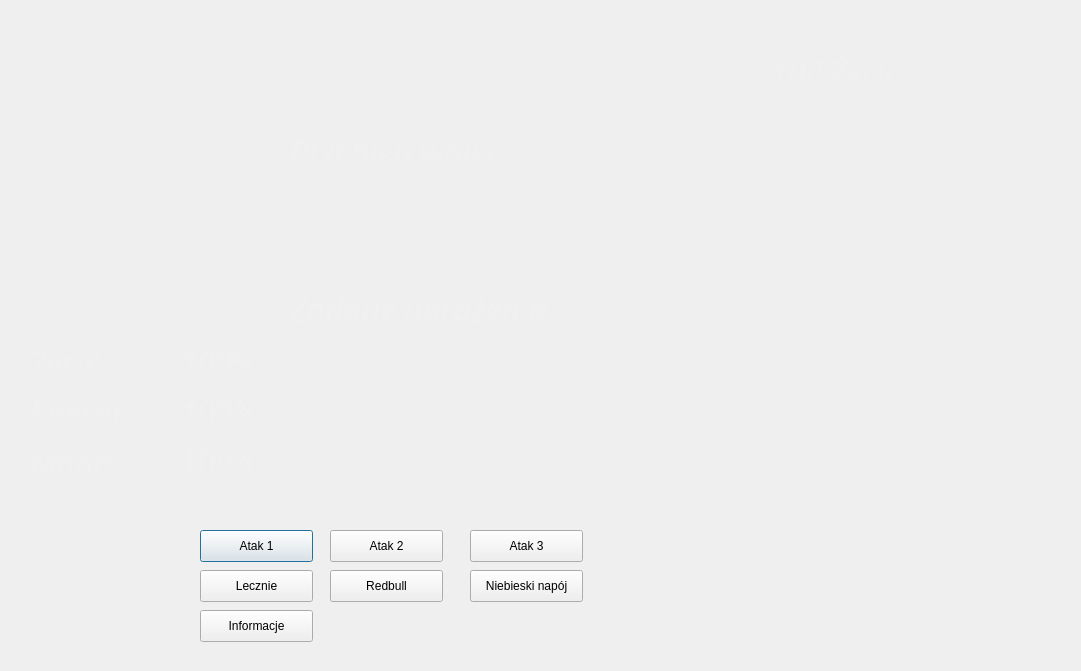
<?xml version="1.0" encoding="UTF-8"?>
<ui version="4.0">
 <class>fightArea</class>
 <widget class="QDialog" name="fightArea">
  <property name="geometry">
   <rect>
    <x>0</x>
    <y>0</y>
    <width>1081</width>
    <height>671</height>
   </rect>
  </property>
  <property name="windowTitle">
   <string>Dialog</string>
  </property>
  <widget class="QLabel" name="background">
   <property name="geometry">
    <rect>
     <x>0</x>
     <y>0</y>
     <width>1081</width>
     <height>671</height>
    </rect>
   </property>
   <property name="text">
    <string>&lt;html&gt;&lt;head/&gt;&lt;body&gt;&lt;p&gt;&lt;img src=&quot;:/fightbackground.jpeg&quot;/&gt;&lt;/p&gt;&lt;/body&gt;&lt;/html&gt;</string>
   </property>
  </widget>
  <widget class="QLabel" name="picutreOfEnemy">
   <property name="geometry">
    <rect>
     <x>900</x>
     <y>30</y>
     <width>160</width>
     <height>160</height>
    </rect>
   </property>
   <property name="text">
    <string>&lt;html&gt;&lt;head/&gt;&lt;body&gt;&lt;p&gt;&lt;img src=&quot;:/dialog background.jpg&quot;/&gt;&lt;/p&gt;&lt;/body&gt;&lt;/html&gt;</string>
   </property>
  </widget>
  <widget class="QLabel" name="pictureOfPlayer">
   <property name="geometry">
    <rect>
     <x>20</x>
     <y>490</y>
     <width>160</width>
     <height>160</height>
    </rect>
   </property>
   <property name="text">
    <string>&lt;html&gt;&lt;head/&gt;&lt;body&gt;&lt;p&gt;&lt;img src=&quot;:/dialog background.jpg&quot;/&gt;&lt;/p&gt;&lt;/body&gt;&lt;/html&gt;</string>
   </property>
  </widget>
  <widget class="QLabel" name="energyLabel">
   <property name="geometry">
    <rect>
     <x>30</x>
     <y>390</y>
     <width>91</width>
     <height>31</height>
    </rect>
   </property>
   <property name="font">
    <font>
     <family>Avenir</family>
     <pointsize>24</pointsize>
     <italic>true</italic>
    </font>
   </property>
   <property name="text">
    <string>&lt;html&gt;&lt;head/&gt;&lt;body&gt;&lt;p&gt;&lt;span style=&quot; color:#f0f0f0;&quot;&gt;Energia&lt;/span&gt;&lt;/p&gt;&lt;/body&gt;&lt;/html&gt;</string>
   </property>
  </widget>
  <widget class="QLabel" name="manaLabel">
   <property name="geometry">
    <rect>
     <x>30</x>
     <y>440</y>
     <width>91</width>
     <height>31</height>
    </rect>
   </property>
   <property name="font">
    <font>
     <family>Avenir</family>
     <pointsize>24</pointsize>
     <italic>true</italic>
    </font>
   </property>
   <property name="text">
    <string>&lt;html&gt;&lt;head/&gt;&lt;body&gt;&lt;p&gt;&lt;span style=&quot; color:#f0f0f0;&quot;&gt;Mana&lt;/span&gt;&lt;/p&gt;&lt;/body&gt;&lt;/html&gt;</string>
   </property>
  </widget>
  <widget class="QLabel" name="healthLabel">
   <property name="geometry">
    <rect>
     <x>30</x>
     <y>340</y>
     <width>91</width>
     <height>31</height>
    </rect>
   </property>
   <property name="font">
    <font>
     <family>Avenir</family>
     <pointsize>24</pointsize>
     <italic>true</italic>
    </font>
   </property>
   <property name="text">
    <string>&lt;html&gt;&lt;head/&gt;&lt;body&gt;&lt;p&gt;&lt;span style=&quot; color:#f0f0f0;&quot;&gt;Życie&lt;/span&gt;&lt;/p&gt;&lt;/body&gt;&lt;/html&gt;</string>
   </property>
  </widget>
  <widget class="QLabel" name="opponentHealthLabel">
   <property name="geometry">
    <rect>
     <x>830</x>
     <y>50</y>
     <width>61</width>
     <height>31</height>
    </rect>
   </property>
   <property name="font">
    <font>
     <family>Avenir</family>
     <pointsize>24</pointsize>
     <italic>true</italic>
    </font>
   </property>
   <property name="layoutDirection">
    <enum>Qt::LeftToRight</enum>
   </property>
   <property name="text">
    <string>&lt;html&gt;&lt;head/&gt;&lt;body&gt;&lt;p align=&quot;right&quot;&gt;&lt;span style=&quot; color:#f0f0f0;&quot;&gt;Życie&lt;/span&gt;&lt;/p&gt;&lt;/body&gt;&lt;/html&gt;</string>
   </property>
  </widget>
  <widget class="QLabel" name="currentHealthLabel">
   <property name="geometry">
    <rect>
     <x>180</x>
     <y>340</y>
     <width>71</width>
     <height>31</height>
    </rect>
   </property>
   <property name="font">
    <font>
     <family>Avenir</family>
     <pointsize>24</pointsize>
     <italic>true</italic>
    </font>
   </property>
   <property name="text">
    <string>&lt;html&gt;&lt;head/&gt;&lt;body&gt;&lt;p&gt;&lt;span style=&quot; color:#f0f0f0;&quot;&gt;100%&lt;/span&gt;&lt;/p&gt;&lt;/body&gt;&lt;/html&gt;</string>
   </property>
  </widget>
  <widget class="QLabel" name="currentEnergyLabel">
   <property name="geometry">
    <rect>
     <x>180</x>
     <y>390</y>
     <width>71</width>
     <height>31</height>
    </rect>
   </property>
   <property name="font">
    <font>
     <family>Avenir</family>
     <pointsize>24</pointsize>
     <italic>true</italic>
    </font>
   </property>
   <property name="text">
    <string>&lt;html&gt;&lt;head/&gt;&lt;body&gt;&lt;p&gt;&lt;span style=&quot; color:#f0f0f0;&quot;&gt;100%&lt;/span&gt;&lt;/p&gt;&lt;/body&gt;&lt;/html&gt;</string>
   </property>
  </widget>
  <widget class="QLabel" name="currentManaLabel">
   <property name="geometry">
    <rect>
     <x>180</x>
     <y>440</y>
     <width>71</width>
     <height>31</height>
    </rect>
   </property>
   <property name="font">
    <font>
     <family>Avenir</family>
     <pointsize>24</pointsize>
     <italic>true</italic>
    </font>
   </property>
   <property name="text">
    <string>&lt;html&gt;&lt;head/&gt;&lt;body&gt;&lt;p&gt;&lt;span style=&quot; color:#f0f0f0;&quot;&gt;100%&lt;/span&gt;&lt;/p&gt;&lt;/body&gt;&lt;/html&gt;</string>
   </property>
  </widget>
  <widget class="QPushButton" name="attack1Button">
   <property name="geometry">
    <rect>
     <x>200</x>
     <y>530</y>
     <width>113</width>
     <height>32</height>
    </rect>
   </property>
   <property name="text">
    <string>Atak 1</string>
   </property>
  </widget>
  <widget class="QPushButton" name="attack2Button">
   <property name="geometry">
    <rect>
     <x>330</x>
     <y>530</y>
     <width>113</width>
     <height>32</height>
    </rect>
   </property>
   <property name="text">
    <string>Atak 2</string>
   </property>
  </widget>
  <widget class="QPushButton" name="attack3Button">
   <property name="geometry">
    <rect>
     <x>470</x>
     <y>530</y>
     <width>113</width>
     <height>32</height>
    </rect>
   </property>
   <property name="text">
    <string>Atak 3</string>
   </property>
  </widget>
  <widget class="QPushButton" name="treatmentButton">
   <property name="geometry">
    <rect>
     <x>200</x>
     <y>570</y>
     <width>113</width>
     <height>32</height>
    </rect>
   </property>
   <property name="text">
    <string>Lecznie</string>
   </property>
  </widget>
  <widget class="QPushButton" name="energyDrinkButton">
   <property name="geometry">
    <rect>
     <x>330</x>
     <y>570</y>
     <width>113</width>
     <height>32</height>
    </rect>
   </property>
   <property name="text">
    <string>Redbull</string>
   </property>
  </widget>
  <widget class="QPushButton" name="manaDrinkButton">
   <property name="geometry">
    <rect>
     <x>470</x>
     <y>570</y>
     <width>113</width>
     <height>32</height>
    </rect>
   </property>
   <property name="text">
    <string>Niebieski napój</string>
   </property>
  </widget>
  <widget class="QPushButton" name="informationButton">
   <property name="geometry">
    <rect>
     <x>200</x>
     <y>610</y>
     <width>113</width>
     <height>32</height>
    </rect>
   </property>
   <property name="text">
    <string>Informacje</string>
   </property>
  </widget>
  <widget class="QLabel" name="fightLabel">
   <property name="geometry">
    <rect>
     <x>290</x>
     <y>130</y>
     <width>231</width>
     <height>31</height>
    </rect>
   </property>
   <property name="font">
    <font>
     <family>Avenir</family>
     <pointsize>24</pointsize>
     <italic>true</italic>
    </font>
   </property>
   <property name="text">
    <string>&lt;html&gt;&lt;head/&gt;&lt;body&gt;&lt;p&gt;&lt;span style=&quot; color:#f0f0f0;&quot;&gt;Przebieg walki&lt;/span&gt;&lt;/p&gt;&lt;/body&gt;&lt;/html&gt;</string>
   </property>
  </widget>
  <widget class="QLabel" name="background2">
   <property name="geometry">
    <rect>
     <x>260</x>
     <y>110</y>
     <width>631</width>
     <height>401</height>
    </rect>
   </property>
   <property name="text">
    <string>&lt;html&gt;&lt;head/&gt;&lt;body&gt;&lt;p&gt;&lt;img src=&quot;:/combat dialog theme.jpg&quot;/&gt;&lt;/p&gt;&lt;/body&gt;&lt;/html&gt;</string>
   </property>
  </widget>
  <widget class="QLabel" name="fightInformationLabel">
   <property name="geometry">
    <rect>
     <x>290</x>
     <y>170</y>
     <width>581</width>
     <height>321</height>
    </rect>
   </property>
   <property name="font">
    <font>
     <family>Avenir</family>
     <pointsize>24</pointsize>
     <italic>true</italic>
    </font>
   </property>
   <property name="text">
    <string>&lt;html&gt;&lt;head/&gt;&lt;body&gt;&lt;p&gt;&lt;span style=&quot; color:#f0f0f0;&quot;&gt;Zadane obrażenia&lt;/span&gt;&lt;br/&gt;&lt;/p&gt;&lt;/body&gt;&lt;/html&gt;</string>
   </property>
  </widget>
  <widget class="QLabel" name="currentOpponentHealth">
   <property name="geometry">
    <rect>
     <x>770</x>
     <y>50</y>
     <width>51</width>
     <height>31</height>
    </rect>
   </property>
   <property name="font">
    <font>
     <family>Avenir</family>
     <pointsize>24</pointsize>
     <italic>true</italic>
    </font>
   </property>
   <property name="layoutDirection">
    <enum>Qt::LeftToRight</enum>
   </property>
   <property name="text">
    <string>&lt;html&gt;&lt;head/&gt;&lt;body&gt;&lt;p align=&quot;right&quot;&gt;&lt;span style=&quot; color:#f0f0f0;&quot;&gt;100&lt;/span&gt;&lt;/p&gt;&lt;/body&gt;&lt;/html&gt;</string>
   </property>
  </widget>
  <zorder>background</zorder>
  <zorder>picutreOfEnemy</zorder>
  <zorder>pictureOfPlayer</zorder>
  <zorder>energyLabel</zorder>
  <zorder>manaLabel</zorder>
  <zorder>healthLabel</zorder>
  <zorder>opponentHealthLabel</zorder>
  <zorder>currentHealthLabel</zorder>
  <zorder>currentEnergyLabel</zorder>
  <zorder>currentManaLabel</zorder>
  <zorder>attack1Button</zorder>
  <zorder>attack2Button</zorder>
  <zorder>attack3Button</zorder>
  <zorder>treatmentButton</zorder>
  <zorder>energyDrinkButton</zorder>
  <zorder>manaDrinkButton</zorder>
  <zorder>informationButton</zorder>
  <zorder>background2</zorder>
  <zorder>fightLabel</zorder>
  <zorder>fightInformationLabel</zorder>
  <zorder>currentOpponentHealth</zorder>
 </widget>
 <resources/>
 <connections/>
</ui>
